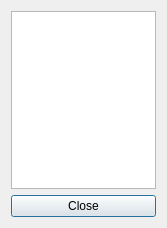
<?xml version="1.0" encoding="UTF-8"?>
<ui version="4.0">
 <class>SnakeHiscoresDialog</class>
 <widget class="QDialog" name="SnakeHiscoresDialog">
  <property name="geometry">
   <rect>
    <x>0</x>
    <y>0</y>
    <width>167</width>
    <height>228</height>
   </rect>
  </property>
  <property name="windowTitle">
   <string>Dialog</string>
  </property>
  <layout class="QVBoxLayout" name="verticalLayout_2">
   <item>
    <layout class="QVBoxLayout" name="verticalLayout">
     <item>
      <widget class="QTableView" name="tableView">
       <property name="editTriggers">
        <set>QAbstractItemView::NoEditTriggers</set>
       </property>
       <property name="selectionBehavior">
        <enum>QAbstractItemView::SelectRows</enum>
       </property>
       <attribute name="verticalHeaderVisible">
        <bool>false</bool>
       </attribute>
      </widget>
     </item>
     <item>
      <widget class="QPushButton" name="closeButton">
       <property name="text">
        <string>Close</string>
       </property>
      </widget>
     </item>
    </layout>
   </item>
  </layout>
 </widget>
 <tabstops>
  <tabstop>closeButton</tabstop>
  <tabstop>tableView</tabstop>
 </tabstops>
 <resources/>
 <connections/>
</ui>
